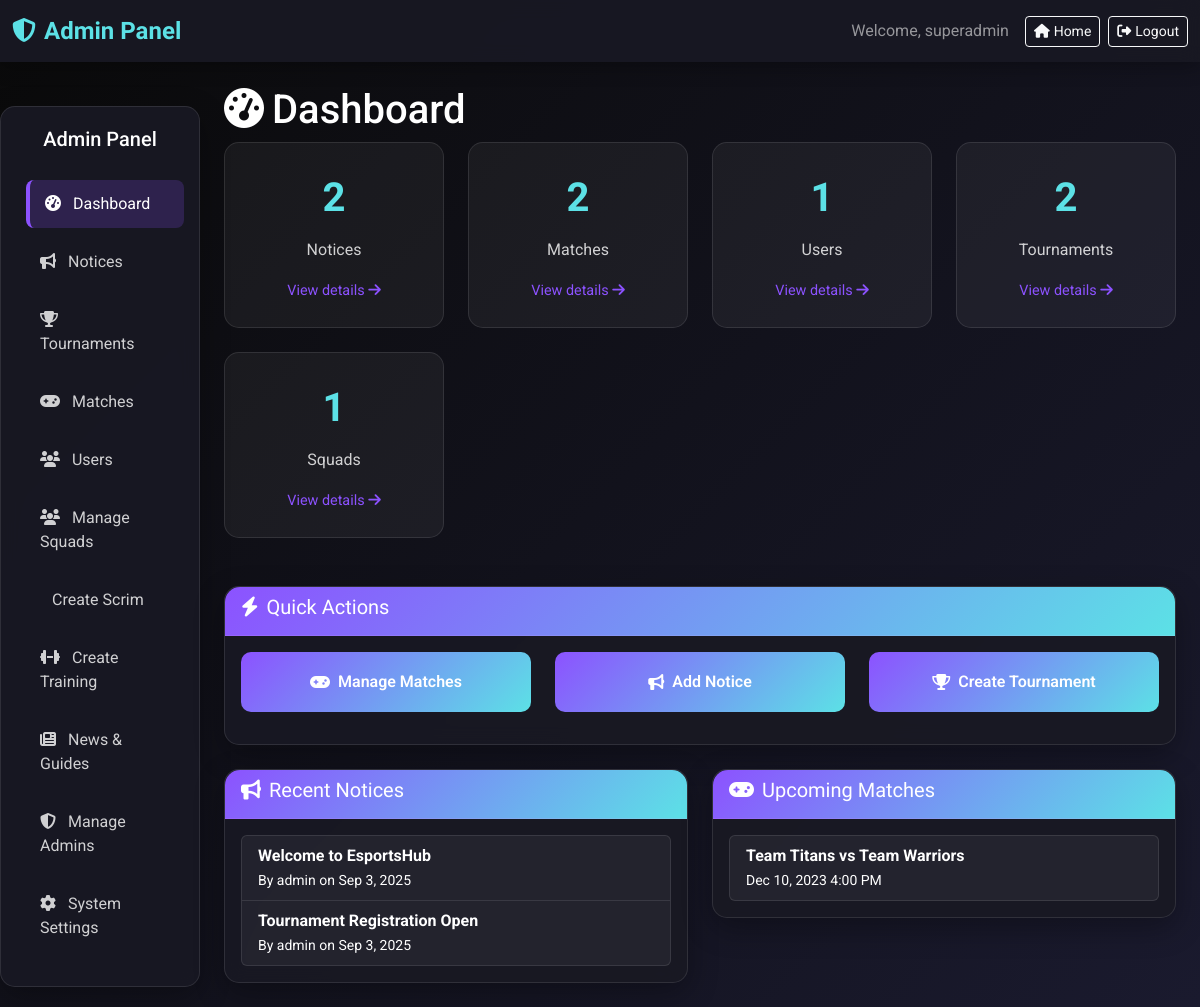
/admin_dashboard.php (signed in), run on the app's committed database.
### tables this page shows
CREATE TABLE IF NOT EXISTS notices (
    id INT AUTO_INCREMENT PRIMARY KEY,
    title VARCHAR(200) NOT NULL,
    content TEXT NOT NULL,
    author_id INT NOT NULL,
    status ENUM('draft', 'published', 'archived') DEFAULT 'draft',
    created_at TIMESTAMP DEFAULT CURRENT_TIMESTAMP,
    updated_at TIMESTAMP DEFAULT CURRENT_TIMESTAMP ON UPDATE CURRENT_TIMESTAMP,
    FOREIGN KEY (author_id) REFERENCES users(id) ON DELETE CASCADE
);

CREATE TABLE IF NOT EXISTS users (
    id INT AUTO_INCREMENT PRIMARY KEY,
    username VARCHAR(50) UNIQUE NOT NULL,
    email VARCHAR(100) UNIQUE NOT NULL,
    password VARCHAR(255) NOT NULL,
    full_name VARCHAR(100),
    bio TEXT,
    avatar_url VARCHAR(500),
    banner_url VARCHAR(500),
    role ENUM('user', 'squad_leader', 'admin', 'super_admin') DEFAULT 'user',
    is_verified BOOLEAN DEFAULT FALSE,
    last_active TIMESTAMP NULL,
    created_at TIMESTAMP DEFAULT CURRENT_TIMESTAMP,
    updated_at TIMESTAMP DEFAULT CURRENT_TIMESTAMP ON UPDATE CURRENT_TIMESTAMP
);

CREATE TABLE IF NOT EXISTS matches (
    id INT AUTO_INCREMENT PRIMARY KEY,
    tournament_id INT NOT NULL,
    team1_id INT NOT NULL,
    team2_id INT NOT NULL,
    scheduled_time DATETIME NOT NULL,
    status ENUM('scheduled', 'live', 'completed', 'cancelled') DEFAULT 'scheduled',
    score_team1 INT DEFAULT 0,
    score_team2 INT DEFAULT 0,
    round VARCHAR(50),
    created_at TIMESTAMP DEFAULT CURRENT_TIMESTAMP,
    FOREIGN KEY (tournament_id) REFERENCES tournaments(id) ON DELETE CASCADE,
    FOREIGN KEY (team1_id) REFERENCES teams(id) ON DELETE CASCADE,
    FOREIGN KEY (team2_id) REFERENCES teams(id) ON DELETE CASCADE
);

CREATE TABLE IF NOT EXISTS teams (
    id INT AUTO_INCREMENT PRIMARY KEY,
    name VARCHAR(100) NOT NULL,
    description TEXT,
    logo_url VARCHAR(255),
    created_at TIMESTAMP DEFAULT CURRENT_TIMESTAMP
);

### admin_dashboard.php (the view, shortened to what this page needs)
<?php
require_once 'config.php';
try {
    $noticesCount = $pdo->query("SELECT COUNT(*) FROM notices")->fetchColumn();
    $matchesCount = $pdo->query("SELECT COUNT(*) FROM matches")->fetchColumn();
    $usersCount = $pdo->query("SELECT COUNT(*) FROM users WHERE role = 'user'")->fetchColumn();
    $tournamentsCount = $pdo->query("SELECT COUNT(*) FROM tournaments")->fetchColumn();
    $squadsCount = $pdo->query("SELECT COUNT(*) FROM squads")->fetchColumn();
} catch (PDOException $e) {
    die("Error fetching stats: " . $e->getMessage());
}
?>
<!DOCTYPE html>
<html lang="en">
<head>
    <link href="https://cdn.jsdelivr.net/npm/bootstrap@5.3.0/dist/css/bootstrap.min.css" rel="stylesheet">
    <link rel="stylesheet" href="https://cdn.jsdelivr.net/npm/bootstrap-icons@1.10.0/font/bootstrap-icons.css">
    <link rel="stylesheet" href="https://cdnjs.cloudflare.com/ajax/libs/font-awesome/6.4.0/css/all.min.css">
</head>
<body>
    <nav class="navbar navbar-expand-lg navbar-dark">
        <div class="container-fluid">
            <a class="navbar-brand" href="#">
                <i class="fas fa-shield-alt me-2"></i>Admin Panel
            </a>
            <div class="navbar-nav ms-auto d-flex align-items-center">
                <span class="navbar-text me-3 d-none d-sm-inline">Welcome, <?php echo htmlspecialchars($_SESSION['username']); ?></span>
                <?php if ($_SESSION['role'] === 'super_admin'): ?>
                <a href="index.php" class="btn btn-outline-light btn-sm me-2">
                    <i class="fas fa-home me-1 d-none d-sm-inline"></i>Home
                </a>
                <?php endif; ?>
                <a href="logout.php" class="btn btn-outline-light btn-sm">
                    <i class="fas fa-sign-out-alt me-1 d-none d-sm-inline"></i>Logout
                </a>
            </div>
        </div>
    </nav>
    <div class="container-fluid mt-4">
        <div class="row">
            <div class="col-md-3 col-lg-2 sidebar" id="sidebar">
                <h5 class="text-center mb-4">Admin Panel</h5>
                <ul class="nav flex-column">
                    <li class="nav-item">
                        <a class="nav-link active" href="#">
                            <i class="fas fa-tachometer-alt me-2"></i>
                            Dashboard
                        </a>
                    </li>
                    <li class="nav-item">
                        <a class="nav-link" href="manage_notices.php">
                            <i class="fas fa-bullhorn me-2"></i>
                            Notices
                        </a>
                    </li>
                    <li class="nav-item">
                        <a class="nav-link" href="manage_tournaments.php">
                            <i class="fas fa-trophy me-2"></i>
                            Tournaments
                        </a>
                    </li>
                    <li class="nav-item">
                        <a class="nav-link" href="manage_matches.php">
                            <i class="fas fa-gamepad me-2"></i>
                            Matches
                        </a>
                    </li>
                    <li class="nav-item">
                        <a class="nav-link" href="manage_users.php">
                            <i class="fas fa-users me-2"></i>
                            Users
                        </a>
                    </li>
                    <li class="nav-item">
                        <a class="nav-link" href="manage_squads.php">
                            <i class="fas fa-users me-2"></i> Manage Squads
                        </a>
                    </li>
                    <li class="nav-item">
                        <a class="nav-link" href="create_scrim.php">
                            <i class="fas fa-swords me-2"></i> Create Scrim
                        </a>
                    </li>
                    <li class="nav-item">
                        <a class="nav-link" href="create_training.php">
                            <i class="fas fa-dumbbell me-2"></i> Create Training
                        </a>
                    </li>
                    <li class="nav-item">
                        <a class="nav-link" href="manage_content.php">
                            <i class="fas fa-newspaper me-2"></i>
                            News & Guides
                        </a>
                    </li>
                    <?php if ($_SESSION['role'] === 'super_admin'): ?>
                    <li class="nav-item">
                        <a class="nav-link" href="manage_admins.php">
                            <i class="fas fa-shield-alt me-2"></i>
                            Manage Admins
                        </a>
                    </li>
                    <li class="nav-item">
                        <a class="nav-link" href="system_settings.php">
                            <i class="fas fa-cog me-2"></i>
                            System Settings
                        </a>
                    </li>
                    <?php endif; ?>
                </ul>
            </div>
            <main class="col-md-9 ms-sm-auto col-lg-10 px-md-4">
                <div class="dashboard-header">
                    <h1><i class="fas fa-tachometer-alt me-2"></i>Dashboard</h1>
                </div>
                <div class="row">
                    <div class="col-lg-3 col-md-6 col-sm-6 mb-4">
                        <div class="stats-card">
                            <div class="stats-number"><?php echo $noticesCount; ?></div>
                            <div class="stats-label">Notices</div>
                            <div class="mt-3">
                                <a href="manage_notices.php" class="stats-link">View details <i class="fas fa-arrow-right"></i></a>
                            </div>
                        </div>
                    </div>
                    <div class="col-lg-3 col-md-6 col-sm-6 mb-4">
                        <div class="stats-card">
                            <div class="stats-number"><?php echo $matchesCount; ?></div>
                            <div class="stats-label">Matches</div>
                            <div class="mt-3">
                                <a href="manage_matches.php" class="stats-link">View details <i class="fas fa-arrow-right"></i></a>
                            </div>
                        </div>
                    </div>
                    <div class="col-lg-3 col-md-6 col-sm-6 mb-4">
                        <div class="stats-card">
                            <div class="stats-number"><?php echo $usersCount; ?></div>
                            <div class="stats-label">Users</div>
                            <div class="mt-3">
                                <a href="manage_users.php" class="stats-link">View details <i class="fas fa-arrow-right"></i></a>
                            </div>
                        </div>
                    </div>
                    <div class="col-lg-3 col-md-6 col-sm-6 mb-4">
                        <div class="stats-card">
                            <div class="stats-number"><?php echo $tournamentsCount; ?></div>
                            <div class="stats-label">Tournaments</div>
                            <div class="mt-3">
                                <a href="manage_tournaments.php" class="stats-link">View details <i class="fas fa-arrow-right"></i></a>
                            </div>
                        </div>
                    </div>
                </div>
                <div class="row">
                    <div class="col-lg-3 col-md-6 col-sm-6 mb-4">
                        <div class="stats-card">
                            <div class="stats-number"><?php echo $squadsCount; ?></div>
                            <div class="stats-label">Squads</div>
                            <div class="mt-3">
                                <a href="manage_squads.php" class="stats-link">View details <i class="fas fa-arrow-right"></i></a>
                            </div>
                        </div>
                    </div>
                </div>
                <div class="row mt-4">
                    <div class="col-12">
                        <div class="card">
                            <div class="card-header">
                                <h5><i class="fas fa-bolt me-2"></i>Quick Actions</h5>
                            </div>
                            <div class="card-body">
                                <div class="row quick-actions">
                                    <div class="col-lg-4 col-md-6 col-sm-12 mb-3">
                                        <a href="manage_matches.php" class="btn btn-primary w-100">
                                            <i class="fas fa-gamepad me-2"></i>Manage Matches
                                        </a>
                                    </div>
                                    <div class="col-lg-4 col-md-6 col-sm-12 mb-3">
                                        <a href="manage_notices.php" class="btn btn-primary w-100">
                                            <i class="fas fa-bullhorn me-2"></i>Add Notice
                                        </a>
                                    </div>
                                    <div class="col-lg-4 col-md-12 col-sm-12 mb-3">
                                        <a href="manage_tournaments.php" class="btn btn-primary w-100">
                                            <i class="fas fa-trophy me-2"></i>Create Tournament
                                        </a>
                                    </div>
                                </div>
                            </div>
                        </div>
                    </div>
                </div>
                <div class="row mt-4">
                    <div class="col-md-6 mb-4">
                        <div class="card">
                            <div class="card-header">
                                <h5><i class="fas fa-bullhorn me-2"></i>Recent Notices</h5>
                            </div>
                            <div class="card-body">
                                <?php
                                $stmt = $pdo->query("SELECT n.title, n.created_at, u.username
                                                    FROM notices n
                                                    JOIN users u ON n.author_id = u.id
                                                    ORDER BY n.created_at DESC LIMIT 5");
                                $recentNotices = $stmt->fetchAll();
                                if ($recentNotices) {
                                    echo '<div class="list-group">';
                                    foreach ($recentNotices as $notice) {
                                        echo '<div class="list-group-item">';
                                        echo '<strong>' . htmlspecialchars($notice['title']) . '</strong>';
                                        echo '<br><small>By ' . htmlspecialchars($notice['username']) . ' on ' .
                                             date('M j, Y', strtotime($notice['created_at'])) . '</small>';
                                        echo '</div>';
                                    }
                                    echo '</div>';
                                } else {
                                    echo '<p>No notices found.</p>';
                                }
                                ?>
                            </div>
                        </div>
                    </div>
                    <div class="col-md-6 mb-4">
                        <div class="card">
                            <div class="card-header">
                                <h5><i class="fas fa-gamepad me-2"></i>Upcoming Matches</h5>
                            </div>
                            <div class="card-body">
                                <?php
                                $stmt = $pdo->query("SELECT m.scheduled_time, t1.name as team1, t2.name as team2
                                                    FROM matches m
                                                    JOIN teams t1 ON m.team1_id = t1.id
                                                    JOIN teams t2 ON m.team2_id = t2.id
                                                    WHERE m.status = 'scheduled'
                                                    ORDER BY m.scheduled_time ASC LIMIT 5");
                                $upcomingMatches = $stmt->fetchAll();
                                if ($upcomingMatches) {
                                    echo '<div class="list-group">';
                                    foreach ($upcomingMatches as $match) {
                                        echo '<div class="list-group-item">';
                                        echo '<strong>' . htmlspecialchars($match['team1']) . ' vs ' .
                                             htmlspecialchars($match['team2']) . '</strong>';
                                        echo '<br><small>' . date('M j, Y g:i A', strtotime($match['scheduled_time'])) . '</small>';
                                        echo '</div>';
                                    }
                                    echo '</div>';
                                } else {
                                    echo '<p>No upcoming matches.</p>';
                                }
                                ?>
                            </div>
                        </div>
                    </div>
                </div>
            </main>
        </div>
    </div>
</body>
</html>

### data on the page
notices: title "Welcome to EsportsHub", author.username "admin", created_at "Sep 3, 2025"
notices: title "Tournament Registration Open", author.username "admin", created_at "Sep 3, 2025"
matches: team1.name "Team Titans", team2.name "Team Warriors", scheduled_time "Dec 10, 2023 4:00 PM"

### other printed values
$_SESSION['username'] "superadmin"
$noticesCount "2"
$matchesCount "2"
$usersCount "1"
$tournamentsCount "2"
$squadsCount "1"
